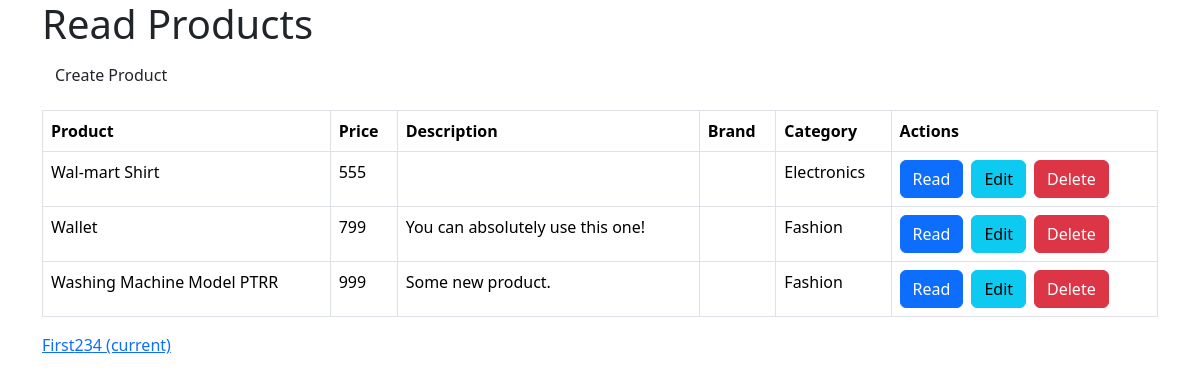
The app's page /index.php?page=4 with its own data.
### tables this page shows
CREATE TABLE `products` (
  `id` int(11) NOT NULL,
  `name` varchar(32) NOT NULL,
  `description` text NOT NULL,
  `price` int(11) NOT NULL,
  `category_id` int(11) NOT NULL,
  `created` datetime NOT NULL,
  `modified` timestamp NOT NULL DEFAULT CURRENT_TIMESTAMP
);

CREATE TABLE `categories` (
  `id` int(11) NOT NULL,
  `name` varchar(256) NOT NULL,
  `created` datetime NOT NULL,
  `modified` timestamp NOT NULL DEFAULT CURRENT_TIMESTAMP
);

### objects/product.php (called while the page is built, shortened)
<?php
class Product {
    private $conn;
    private $table_name = "products";
    public function __construct($db) {
        $this->conn = $db;
    }
    function readAll($from_record_num, $records_per_page) {
        $query = "SELECT
                    id, name, description, price, category_id
                FROM
                    " . $this->table_name . "
                ORDER BY
                    name ASC
                LIMIT
                    {$from_record_num}, {$records_per_page}";
        $stmt = $this->conn->prepare($query);
        $stmt->execute();
        return $stmt;
    }
}
?>

### objects/category.php (called while the page is built, shortened)
<?php
class Category{
    private $conn;
    private $table_name = "categories";
    public $id;
    public function __construct($db){
        $this->conn = $db;
    }
    function readName(){
        $query = "SELECT name FROM " . $this->table_name . " WHERE id = ? limit 0,1";
        $stmt = $this->conn->prepare( $query );
        $stmt->bindParam(1, $this->id);
        $stmt->execute();
        $row = $stmt->fetch(PDO::FETCH_ASSOC);
        $this->name = $row['name'];
    }
}
?>

### index.php (the view, shortened to what this page needs)
<?php
$page = isset($_GET['page']) ? $_GET['page'] : 1;
$records_per_page = 5;
$from_record_num = ($records_per_page * $page) - $records_per_page;
include_once 'objects/product.php';
include_once 'objects/category.php';
$database = new Database();
$db = $database->getConnection();
$product = new Product($db);
$category = new Category($db);
$stmt = $product->readAll($from_record_num, $records_per_page);
$num = $stmt->rowCount();
include_once "header.php";
echo "<div class='right-button-margin'>";
    echo "<a href='create-product.php' class='btn btn-default pull-right'>Create Product</a>";
echo "</div>";
if($num > 0){
    echo "<table class='table table-hover table-responsive table-bordered'>";
        echo "<tr>";
            echo "<th>Product</th>";
            echo "<th>Price</th>";
            echo "<th>Description</th>";
            echo "<th>Brand</th>";
            echo "<th>Category</th>";
            echo "<th>Actions</th>";
        echo "</tr>";
        while ($row = $stmt->fetch(PDO::FETCH_ASSOC)){
            extract($row);
            $brand = isset($brand) ? $brand : '';
            echo "<tr>";
                echo "<td>{$name}</td>";
                echo "<td>{$price}</td>";
                echo "<td>{$description}</td>";
                echo "<td>{$brand}</td>";
                echo "<td>";
                    $category->id = $category_id;
                    $category->readName();
                    echo $category->name;
                echo "</td>";
                echo "<td>";
                    echo "<a href='read-one.php?id={$id}' class='btn btn-primary left-margin'>";
                    echo "<span class='glyphicon glyphicon-list'></span> Read";
                    echo "</a>";
                    echo "<a href='update-product.php?id={$id}' class='btn btn-info left-margin'>";
                    echo "<span class='glyphicon glyphicon-edit'></span> Edit";
                    echo "</a>";
                    echo "<a delete-id='{$id}' class='btn btn-danger delete-object'>";
                    echo "<span class='glyphicon glyphicon-remove'></span> Delete";
                    echo "</a>";
                echo "</td>";
            echo "</tr>";
        }
    echo "</table>";
    include_once 'paging.php';
}
else{
    echo "<div class='alert alert-info'>No products found.</div>";
}
include_once "footer.php";
?>

### libs/css/custom.css (style rules this page uses)
.left-margin { margin:0 .5em 0 0; }
.right-button-margin { margin: 0 0 1em 0; overflow: hidden; }

### records on screen
products: name "Wal-mart Shirt", price "555", category.name "Electronics"
products: name "Wallet", price "799", description "You can absolutely use this one!", category.name "Fashion"
products: name "Washing Machine Model PTRR", price "999", description "Some new product.", category.name "Fashion"
